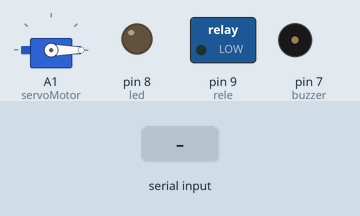
A sketch run on a simulated Arduino Uno, built with avr-gcc and run on an emulated ATmega328P. Shown: servo, switched loads named in the sketch (green lamp = pin HIGH), output pins drawn as LEDs (lit = HIGH), buzzer (waves = sounding). Inputs (shaded band) come from the test bench.

Above: at 1.2 s.
1.3 s: "C" received over Serial
At 2.35 s:
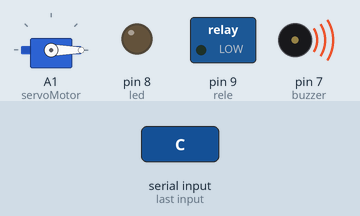
4.3 s: byte 65 ('A') received over Serial
At 6.4 s:
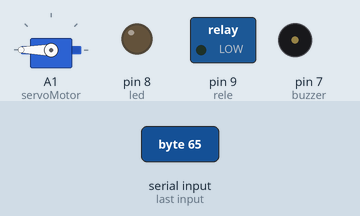
7.3 s: "R" received over Serial
At 10.0 s:
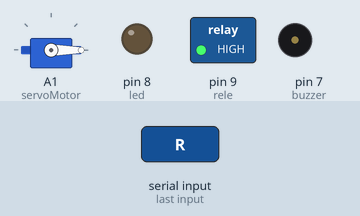
10.3 s: byte 97 ('a') received over Serial
At 13.0 s:
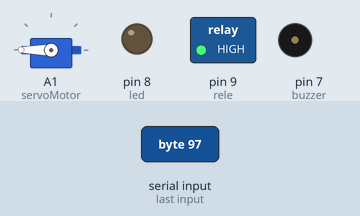
13.3 s: "L" received over Serial
At 15.8 s:
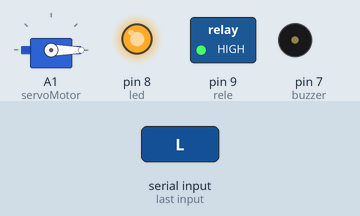
16.3 s: "J" received over Serial
At 16.6 s:
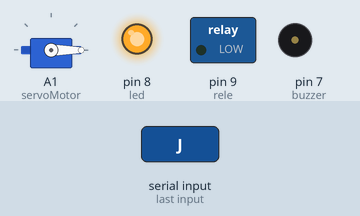
Timing chart, 0 to 18.8 s (numbered marks = the images above; inputs shaded):
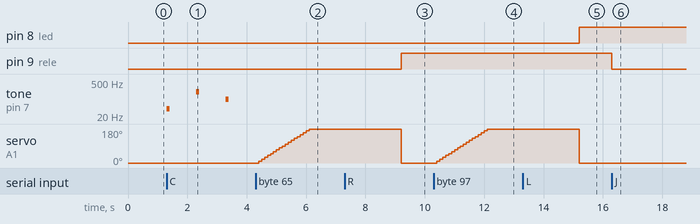

The sketch:

P3.ino
```cpp
#include <Servo.h>

Servo servoMotor;

int rele = 9;
int led = 8;
int buzzer = 7;

char tecla;

void setup() {

  pinMode(rele, OUTPUT);
  pinMode(led, OUTPUT);
  pinMode(buzzer, OUTPUT);

  servoMotor.attach(A1);
  servoMotor.write(0);

  Serial.begin(9600);

}

void loop() {

   if (Serial.available())
    {
        tecla = Serial.read();

        if (tecla == 'R'|| tecla == 'r'){
          digitalWrite(rele, 1);
        }

        if (tecla == 'J' || tecla == 'j'){
          digitalWrite(rele, 0);
        }

        if (tecla == 'L' || tecla == 'l'){
          digitalWrite(led, HIGH); }// Acende led vermelho

        if (tecla == 'D' || tecla == 'd'){
          digitalWrite(led, LOW);
        } // Apaga led vermelho

        if (tecla == 'C' || tecla == 'c'){
          tone(7, 40, 100);
          delay(1000);
          tone(7, 200, 100);
          delay(1000);
          tone(7, 100, 100);
          delay(1000);
        }

        if(tecla == 'A' || tecla == 'a'){
          for(int i = 0; i <= 180; i = i + 10){
            servoMotor.write(i);
            //Serial.println(i);
            delay(100);
          }
          delay(3000);
          servoMotor.write(0);
        }
    }
}
```

Measured:
- after the input at 1.3 s, tone on pin 7 (buzzer): plays 40 Hz for 0.10 s, 200 Hz for 0.10 s, 100 Hz for 0.10 s, starting at once
- after the input at 4.3 s, servo on A1 (servoMotor): moves from 0° to 180° over 1.7 s, starting after 0.10 s
- after the input at 7.3 s, pin 9 (rele): LOW → HIGH after 1.9 s
- after the input at 10.3 s, servo on A1 (servoMotor): moves from 0° to 180° over 1.7 s, starting after 0.10 s
- after the input at 13.3 s, pin 8 (led): LOW → HIGH after 1.9 s
- after the input at 16.3 s, pin 9 (rele): HIGH → LOW at once
